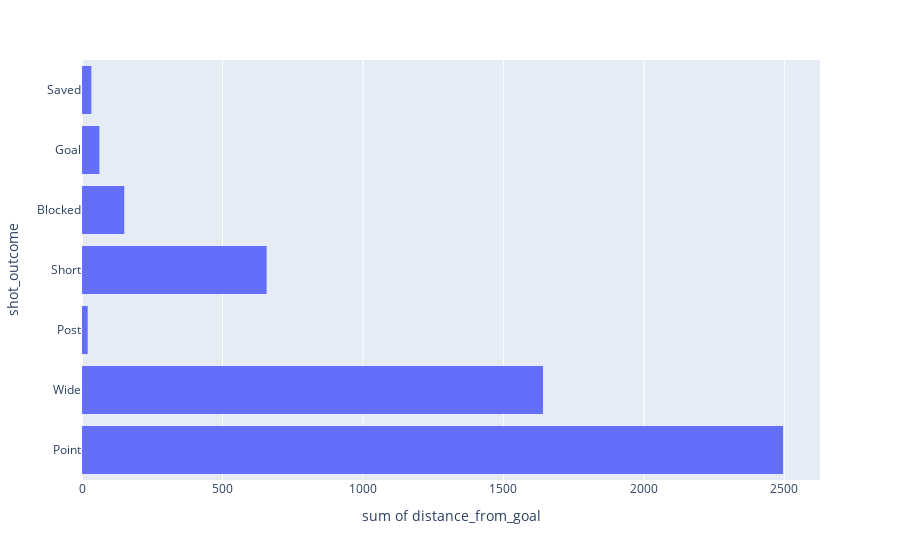

Notebook cell for this chart:
### Code cell
# import plotly.express as px
fig = px.histogram(df, x="distance_from_goal",y = "shot_outcome")
fig.show()

### Figure 1 — Plotly figure (JSON) as saved in the notebook; plotly's stock layout.template omitted (floating-point values rounded to 4 significant figures; data arrays with more than 128 entries replaced by an {"elided": "..."} marker saying what was removed)
{"data": [{"alignmentgroup": "True", "bingroup": "y", "histfunc": "sum", "hovertemplate": "sum of distance_from_goal=%{x}<br>shot_outcome=%{y}<extra></extra>", "legendgroup": "", "marker": {"color": "#636efa", "pattern": {"shape": ""}}, "name": "", "offsetgroup": "", "orientation": "h", "showlegend": false, "type": "histogram", "x": {"elided": "162 float values"}, "xaxis": "x", "y": {"elided": "162 str values"}, "yaxis": "y"}], "layout": {"barmode": "relative", "legend": {"tracegroupgap": 0}, "margin": {"t": 60}, "xaxis": {"anchor": "y", "domain": [0, 1], "title": {"text": "sum of distance_from_goal"}}, "yaxis": {"anchor": "x", "domain": [0, 1], "title": {"text": "shot_outcome"}}}}
